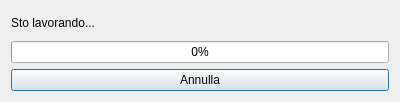
<?xml version="1.0" encoding="UTF-8"?>
<ui version="4.0">
 <class>Dialog</class>
 <widget class="QDialog" name="Dialog">
  <property name="geometry">
   <rect>
    <x>0</x>
    <y>0</y>
    <width>400</width>
    <height>102</height>
   </rect>
  </property>
  <property name="windowTitle">
   <string>Dialog</string>
  </property>
  <layout class="QVBoxLayout" name="verticalLayout">
   <item>
    <widget class="QLabel" name="testo">
     <property name="text">
      <string>Sto lavorando...</string>
     </property>
    </widget>
   </item>
   <item>
    <widget class="QProgressBar" name="progressBar">
     <property name="value">
      <number>0</number>
     </property>
     <property name="invertedAppearance">
      <bool>false</bool>
     </property>
    </widget>
   </item>
   <item>
    <widget class="QPushButton" name="annulla">
     <property name="text">
      <string>Annulla</string>
     </property>
     <property name="checkable">
      <bool>true</bool>
     </property>
    </widget>
   </item>
  </layout>
 </widget>
 <resources/>
 <connections/>
</ui>
